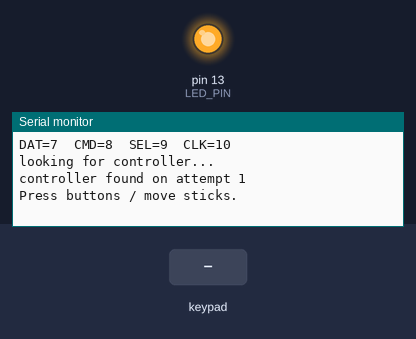
A sketch run on a simulated Arduino Uno, built with avr-gcc and run on an emulated ATmega328P. Parts: output pins drawn as LEDs (lit = HIGH), the last lines printed to the serial monitor. Inputs (shaded band) come from the test bench.

Above: at 1.5 s.
1.6 s: key 'U' pressed
At 2.5 s:
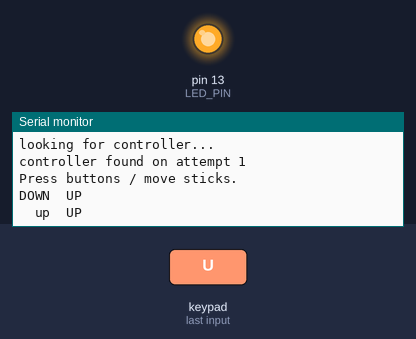
3.5 s: key 'D' pressed
At 5.1 s:
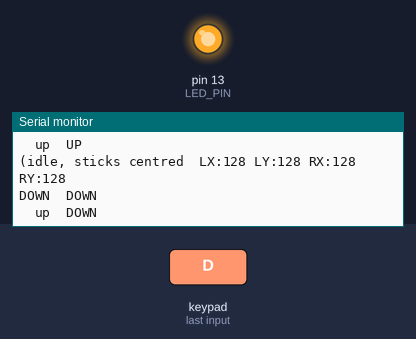
5.4 s: key 'L' pressed
At 5.69 s:
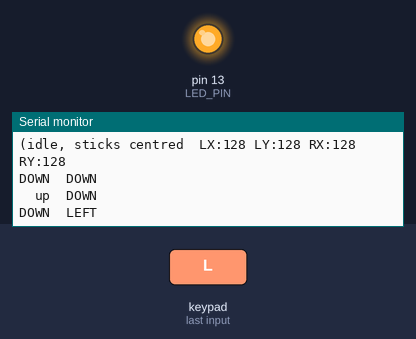

The sketch:

Test_PS2.ino
```cpp
/*
 *   Nova SM3 - Bench Test: PS2 wireless controller
 *   TARGET BOARD: Teensy 4.0   (master)
 *
 *   Pins match Nova-SM3_teensy-v5.0:
 *     PS2_DAT = 7   PS2_CMD = 8   PS2_SEL = 9   PS2_CLK = 10
 *
 *   Uses the Teensy PS2X fork the main sketch depends on:
 *     https://github.com/KurtE/Arduino-PS2X   (vendored in ../Arduino Libraries/PS2X_lib)
 *   In that fork config_gamepad() returns 0 on SUCCESS, which is what the
 *   main sketch checks - this test matches that convention.
 *
 *   *** WIRING NOTE ***
 *   The PS2 receiver is a 3.3V part. The Teensy 4.0 is ALSO 3.3V and is NOT
 *   5V tolerant - do not feed the receiver 5V and then wire DAT back to the
 *   Teensy. If this test finds no controller, check that first.
 *
 *   PASS CRITERIA:
 *     - "controller found" at boot (retries for 10s if not)
 *     - onboard orange LED (pin 13) solid = connected, blinking = searching
 *     - every button press prints exactly once
 *     - both sticks read ~128 centred, 0..255 at full deflection
 */

#include <PS2X_lib.h>

#define PS2_DAT 7
#define PS2_CMD 8
#define PS2_SEL 9
#define PS2_CLK 10
#define LED_PIN 13

PS2X ps2x;
byte connected = 0;

unsigned long lastRead = 0;
const unsigned int readInterval = 50;     // matches ps2Interval in main sketch

unsigned long lastStick = 0;
const unsigned int stickInterval = 300;

// analog centre tolerance - sticks rarely sit at exactly 128
const byte deadzone = 8;

struct Btn { uint16_t mask; const char* name; };
const Btn buttons[] = {
  {PSB_START,    "START"},   {PSB_SELECT,   "SELECT"},
  {PSB_PAD_UP,   "UP"},      {PSB_PAD_DOWN, "DOWN"},
  {PSB_PAD_LEFT, "LEFT"},    {PSB_PAD_RIGHT,"RIGHT"},
  {PSB_TRIANGLE, "TRIANGLE"},{PSB_CROSS,    "CROSS"},
  {PSB_CIRCLE,   "CIRCLE"},  {PSB_SQUARE,   "SQUARE"},
  {PSB_L1,       "L1"},      {PSB_R1,       "R1"},
  {PSB_L2,       "L2"},      {PSB_R2,       "R2"},
  {PSB_L3,       "L3"},      {PSB_R3,       "R3"},
};
const byte numButtons = sizeof(buttons) / sizeof(buttons[0]);

void tryConnect() {
  Serial.println(F("looking for controller..."));
  for (byte attempt = 1; attempt <= 10; attempt++) {
    int err = ps2x.config_gamepad(PS2_CLK, PS2_CMD, PS2_SEL, PS2_DAT, false, false);
    if (err == 0) {
      connected = 1;
      digitalWrite(LED_PIN, HIGH);     // solid = connected, incl. after a retry
      Serial.print(F("controller found on attempt "));
      Serial.println(attempt);
      return;
    }
    Serial.print(F("  attempt ")); Serial.print(attempt);
    Serial.print(F(" failed (err ")); Serial.print(err); Serial.println(F(")"));
    delay(1000);
  }
  Serial.println(F("\nNO CONTROLLER."));
  Serial.println(F("  - is the receiver paired (solid LED, not blinking)?"));
  Serial.println(F("  - check DAT=7 CMD=8 SEL=9 CLK=10, and 3.3V not 5V"));
  Serial.println(F("  - some clones need a power cycle of the receiver"));
}

void setup() {
  pinMode(LED_PIN, OUTPUT);
  Serial.begin(115200);
  while (!Serial && millis() < 5000);

  Serial.println(F("\n=== Nova SM3 :: PS2 controller test (Teensy 4.0) ==="));
  Serial.print(F("DAT=")); Serial.print(PS2_DAT);
  Serial.print(F("  CMD=")); Serial.print(PS2_CMD);
  Serial.print(F("  SEL=")); Serial.print(PS2_SEL);
  Serial.print(F("  CLK=")); Serial.println(PS2_CLK);
  Serial.println();

  delay(300);
  tryConnect();

  if (connected) {
    Serial.println(F("\nPress buttons / move sticks.\n"));
  }
}

void loop() {
  if (!connected) {
    // slow blink + periodic retry, so you can hot-plug the receiver
    digitalWrite(LED_PIN, (millis() / 500) % 2);
    if (millis() - lastRead > 5000) {
      lastRead = millis();
      tryConnect();
      if (connected) Serial.println(F("\nPress buttons / move sticks.\n"));
    }
    return;
  }

  if (millis() - lastRead < readInterval) return;
  lastRead = millis();

  ps2x.read_gamepad(false, false);

  // --- buttons: NewButtonState fires once per press ---
  for (byte i = 0; i < numButtons; i++) {
    if (ps2x.ButtonPressed(buttons[i].mask)) {
      Serial.print(F("DOWN  "));
      Serial.print(buttons[i].name);
      if (buttons[i].mask == PSB_L2 || buttons[i].mask == PSB_R2 ||
          buttons[i].mask == PSB_L1 || buttons[i].mask == PSB_R1) {
        Serial.print(F("   analog:"));
        Serial.print(ps2x.Analog(buttons[i].mask));
      }
      Serial.println();
    }
    if (ps2x.ButtonReleased(buttons[i].mask)) {
      Serial.print(F("  up  "));
      Serial.println(buttons[i].name);
    }
  }

  // --- sticks: only report when off-centre, else the log floods ---
  byte lx = ps2x.Analog(PSS_LX), ly = ps2x.Analog(PSS_LY);
  byte rx = ps2x.Analog(PSS_RX), ry = ps2x.Analog(PSS_RY);

  byte moved = (abs((int)lx - 128) > deadzone) || (abs((int)ly - 128) > deadzone) ||
               (abs((int)rx - 128) > deadzone) || (abs((int)ry - 128) > deadzone);

  if (moved && millis() - lastStick > 100) {
    lastStick = millis();
    Serial.print(F("stick  LX:")); Serial.print(lx);
    Serial.print(F(" LY:"));       Serial.print(ly);
    Serial.print(F("   RX:"));     Serial.print(rx);
    Serial.print(F(" RY:"));       Serial.println(ry);
  }

  // heartbeat with centred values, proves polling is still alive
  if (!moved && millis() - lastStick > stickInterval * 10) {
    lastStick = millis();
    Serial.print(F("(idle, sticks centred  LX:")); Serial.print(lx);
    Serial.print(F(" LY:")); Serial.print(ly);
    Serial.print(F(" RX:")); Serial.print(rx);
    Serial.print(F(" RY:")); Serial.println(ry);
  }
}
```

Measured:
- after the input at 1.6 s, the serial monitor: prints a new line at once (image 1)
- after the input at 3.5 s, the serial monitor: prints a new line at once (image 2)
- after the input at 5.4 s, the serial monitor: prints a new line at once (image 3)
